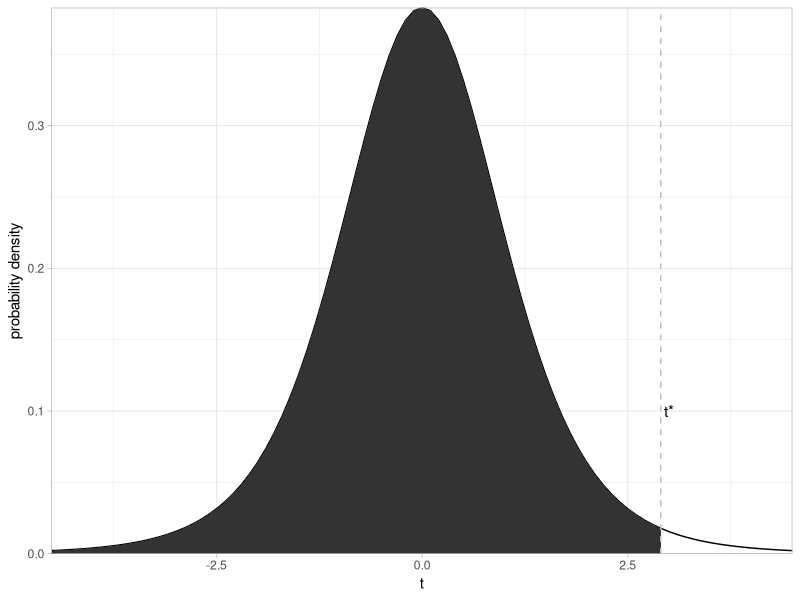

Write R code to recreate this figure.
## ---- chunk 1
x <- 2
## ---- chunk 2
library(tidyverse)
## ---- chunk 3
t.values <- seq(-4.5,4.5,.1)

t.probability <- dt(t.values,df=6)

all <- tibble(val=t.values,prob=t.probability)

cut <- tibble(val=t.values[1:75],prob=t.probability[1:75])

ggplot()+
  geom_line(data=all, aes(x=val,y=prob))+
  geom_area(data=cut,aes(x=val,y=prob))+
  theme_light()+
  labs(x="t",y="probability density")+
  geom_vline(xintercept = 2.9, linetype="dashed", color='grey')+
  geom_text(aes(x=3,y=0.1, label="t*"))+
  scale_y_continuous(expand = c(0,0)) + scale_x_continuous(expand = c(0,0))
## ---- chunk 4
qt(0.975, df = 12)
## ---- chunk 5
p <- (1-(pt(2.2, df = 15)))*2
p
## ---- chunk 6
qt(0.975,9999999)
## ---- chunk 7
x <- c(2.23,2.24,2.34,2.31,2.35,2.27,2.29,2.26,2.25,2.21,2.29,2.34,2.32)
t.test(x, mu = 2.31)
## ---- chunk 8
x <- c(2.23,2.24,2.34,2.31,2.35,2.27,2.29,2.26,2.25,2.21,2.29,2.34,2.32)

t.test(x, mu = 2.31, alternative = "less")
## ---- chunk 9
x <- c(2.23,2.24,2.34,2.31,2.35,2.27,2.29,2.26,2.25,2.21,2.29,2.34,2.32)
y <- c(2.27,2.29,2.37,2.38,2.39,2.25,2.39,2.16,2.55,2.81,2.19,2.44,2.22)

t.test(x, y)
## ---- chunk 10
t.test(x, y, paired = TRUE)
